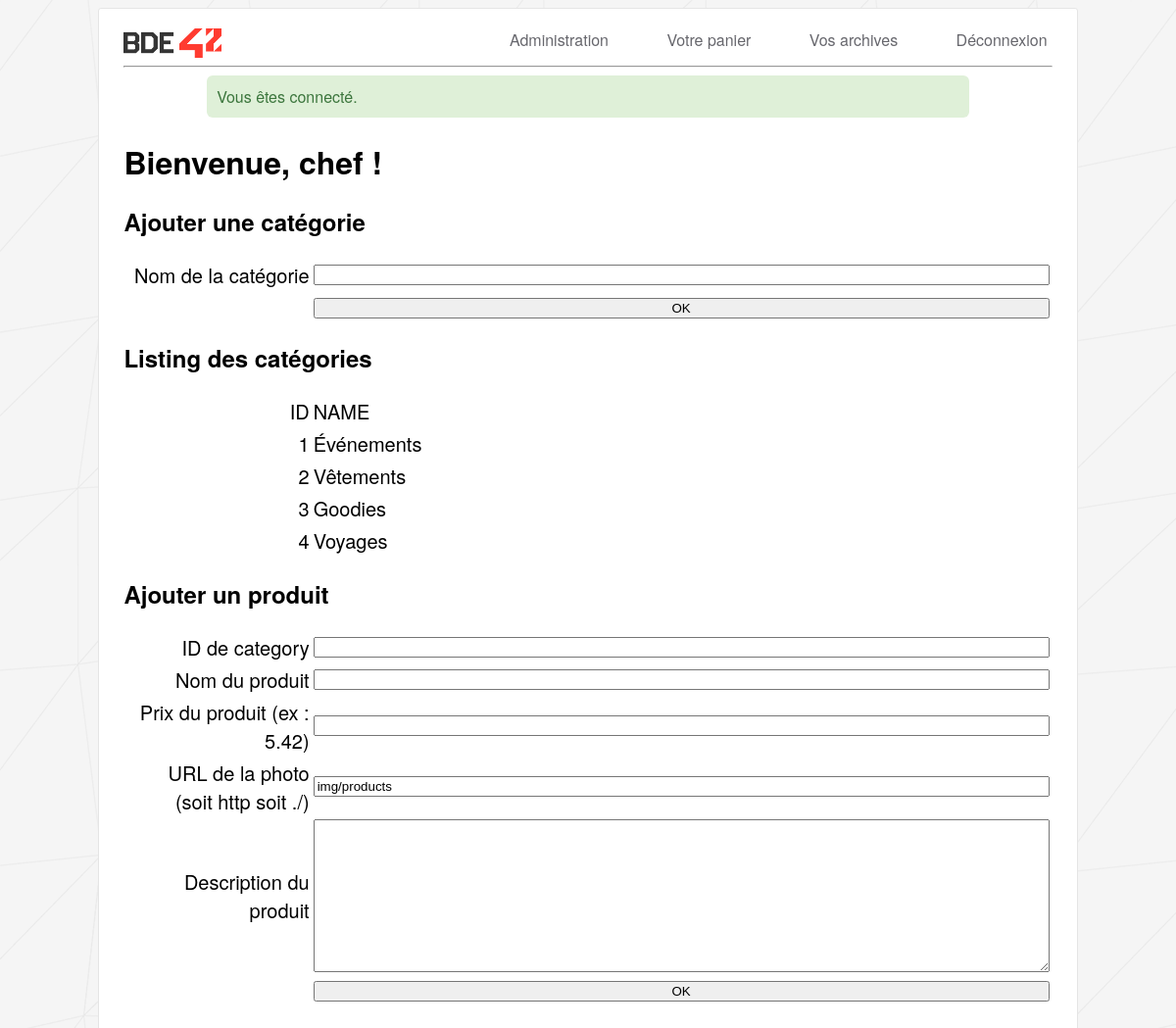
The page /?page=admin (signed in) on the database its author committed.
### tables this page shows
CREATE TABLE `category` (
  `id` int(11) NOT NULL,
  `name` varchar(250) NOT NULL
);

### controllers/admin.php (called while the page is built, shortened)
<?php
$view = array();
if ($current_user['is_admin'])
{
	$view['path'] = 'admin.php';
	$view['categories'] = all_category($conn);
}
else
{
	$view['path'] = '404.php';
}

### bdd.php (called while the page is built, shortened)
<?php
function shit($result)
{
	$all = array();
	while(($row = mysqli_fetch_assoc($result))) {
	    $all[] = $row;
	}
	return ($all);
}
function all_category($conn)
{
	$req = 'SELECT * FROM category;';
	return shit(mysqli_query($conn, $req));
}

### views/admin.php (the view)
<h1>Bienvenue, chef !</h1>
<h2>Ajouter une catégorie</h2>
<form action="" method="POST">
	<table class="p100" style="font-size: 20px;">
		<tr>
			<td class="right" style="width:20%;">Nom de la catégorie</td>
			<td class="left"><input type="text" name="categorie_new" class="p100" value=""/></td>
		</tr>
		<tr>
			<td class="right" style="width:20%;"></td>
			<td class="left"><input type="submit" name="submit" value="OK" class="p100" style="margin-top:5px;"></td>
		</tr>
	</table>
</form>
<h2>Listing des catégories</h2>
<form action="" method="POST">
	<table class="p100" style="font-size: 20px;">
		<tr>
			<td class="right" style="width:20%;">ID</td>
			<td class="left">NAME</td>
		</tr>
		<?php
		foreach ($view['categories'] as $line) {
			?>
			<tr>
				<td class="right" style="width:20%;"><?=$line['id']?></td>
				<td class="left"><?=$line['name']?></td>
			</tr>
			<?php
		}
		?>
	</table>
</form>
<h2>Ajouter un produit</h2>
<?php
include('_form_product.php');

### views/base.php (style rules this page uses)
body { font-family: "Helvetica Neue",Helvetica,Arial,sans-serif; background-image: url("img/bg.gif"); }
.right { text-align: right; }
.left { text-align: left; }
.p100 { width: 100%; }

### rows shown on the page
category: id "1", name "Événements"
category: id "2", name "Vêtements"
category: id "3", name "Goodies"
category: id "4", name "Voyages"

### other values the page prints
$_SESSION['flashmessage'] "Vous êtes connecté."
